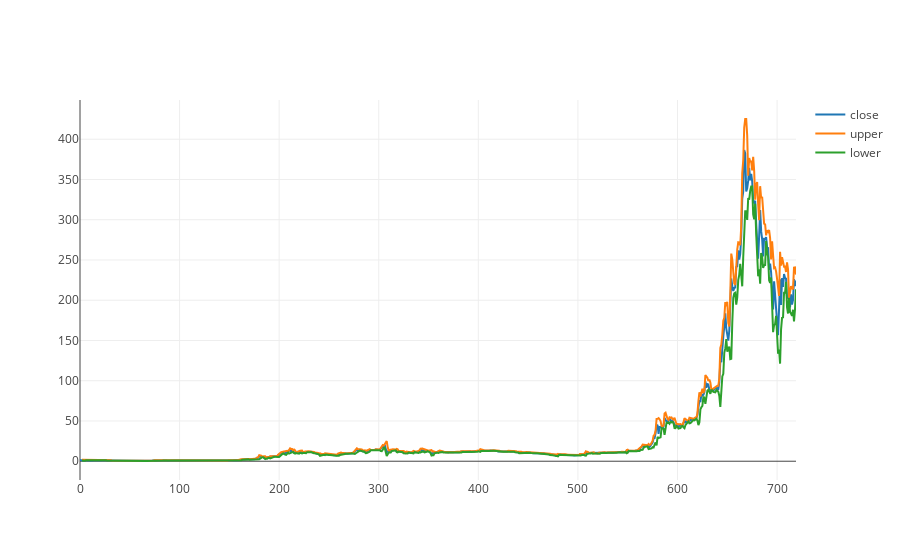

Write notebook code for a chart like this one.
### Code cell
def plotPLOTLY(data1, data2, data3):
    
    data1 = go.Scatter( x = data1.index, y = data1.values, name = 'close')
    data2 = go.Scatter( x = data2.index, y = data2.values, name = 'upper')
    data3 = go.Scatter( x = data3.index, y = data3.values, name = 'lower')
    iplot([data1, data2, data3])
    plt.show()
    
plotPLOTLY(df.close, upper_band, lower_band)

### Figure 1 — Plotly figure (JSON) as saved in the notebook; plotly's stock layout.template omitted (floating-point values rounded to 4 significant figures; data arrays with more than 128 entries replaced by an {"elided": "..."} marker saying what was removed)
{"data": [{"name": "close", "type": "scatter", "x": {"elided": "720 int values"}, "y": {"elided": "720 float values"}}, {"name": "upper", "type": "scatter", "x": {"elided": "720 int values"}, "y": {"elided": "720 float values"}}, {"name": "lower", "type": "scatter", "x": {"elided": "720 int values"}, "y": {"elided": "720 float values"}}], "layout": {}}
